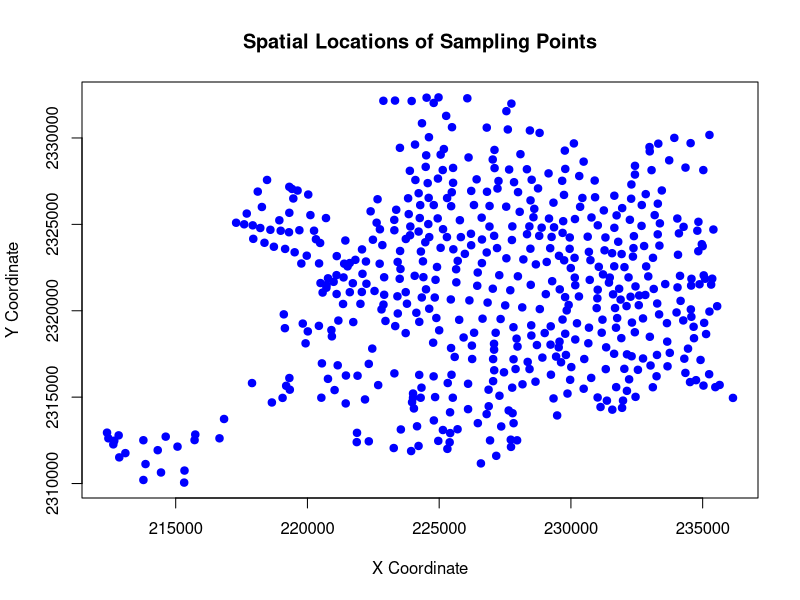
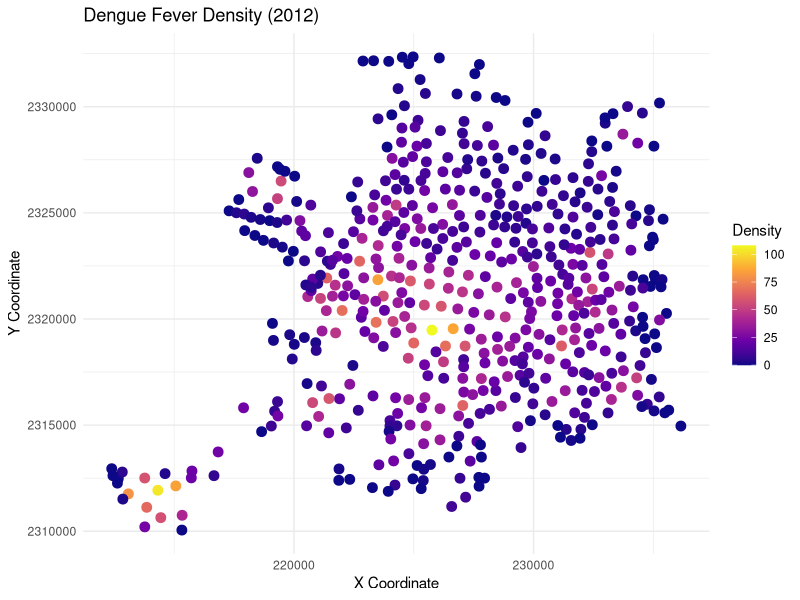

These charts were generated, in order, by the following R code:
## ---- chunk 1
knitr::opts_chunk$set(echo = TRUE)
## ---- chunk 2
library(ggplot2)
data <- read.csv('Merida_Den12_13_14_15.csv')
head(data)
## ---- chunk 3
summary(data)
## ---- chunk 4
#maybe overlay the map of the location
# This plot shows the geospatial location of dengue incidence in Merida, Mexico. We can potentially aesthetically improve this plot later using QGIS or ArcGIS.
plot(data$X, data$Y, 
     main = "Spatial Locations of Sampling Points",
     xlab = "X Coordinate", 
     ylab = "Y Coordinate", 
     pch = 19, col = "blue")

## ---- chunk 5
# This plot shows the density of dengue, indicating more vulnerable areas in the city. 

ggplot(data, aes(x = X, y = Y, color = Den2012)) +
  geom_point(size = 3) +
  scale_color_viridis_c(option = "plasma") +
  labs(title = "Dengue Fever Density (2012)",
       x = "X Coordinate", y = "Y Coordinate",
       color = "Density") +
  theme_minimal()

